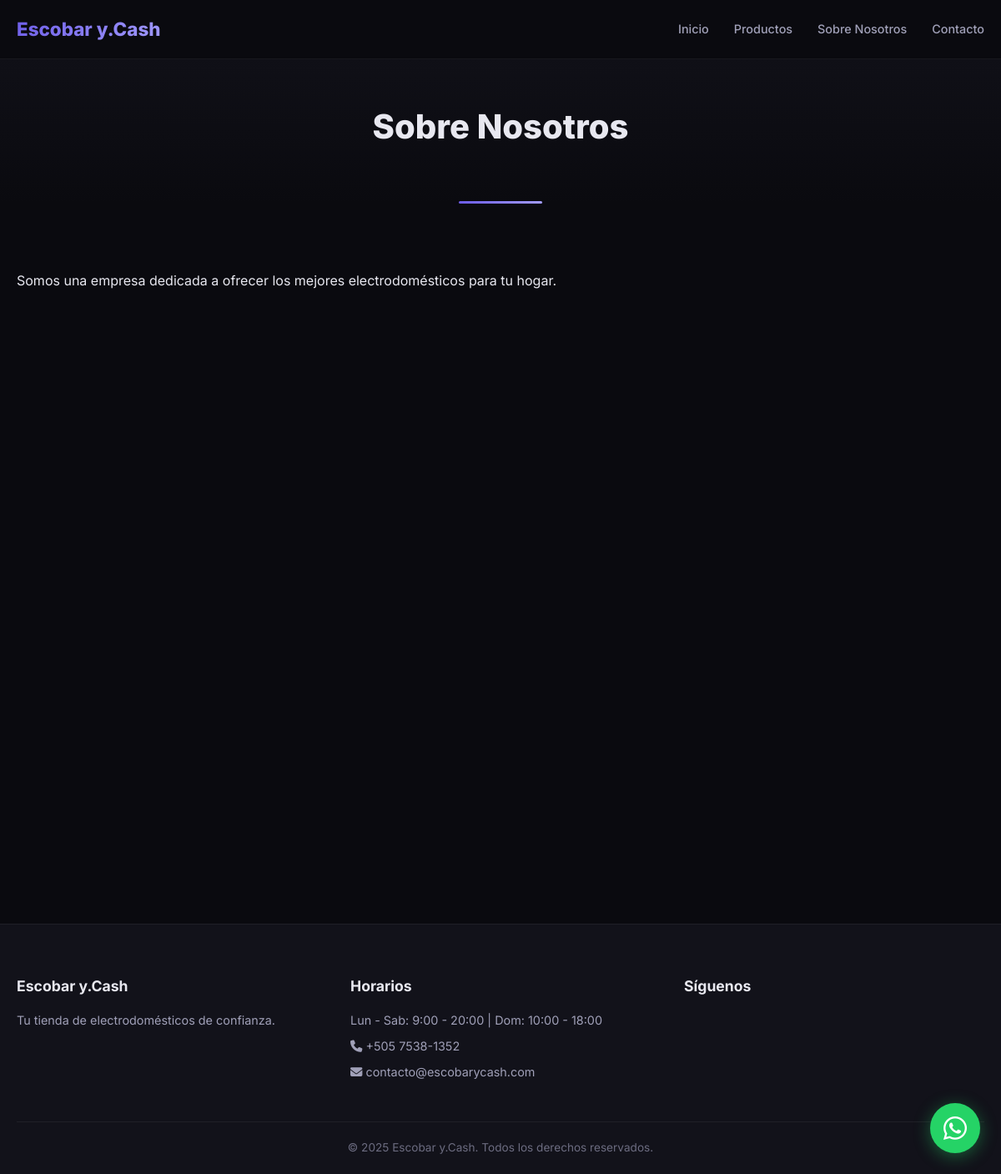
Screenshot of /sobre-nosotros/ with the database file from the repository.
### apps/config_app/models.py (models this page shows, shortened)
class SiteConfig(models.Model):
    nombre_tienda = models.CharField(max_length=200, default='Escobar y.Cash', verbose_name='Nombre de la tienda')
    slogan = models.CharField(max_length=300, blank=True, default='Calidad y tecnología para tu hogar', verbose_name='Eslogan')
    logo = models.ImageField(upload_to='config/', blank=True, null=True, verbose_name='Logo')
    whatsapp = models.CharField(max_length=50, default='50575381352', verbose_name='Número WhatsApp')
    whatsapp_message = models.TextField(
        default='Hola, me interesa este producto: {producto}. ¿Me podrían indicar el precio y disponibilidad?',
        verbose_name='Mensaje WhatsApp'
    )
    hero_titulo = models.CharField(max_length=200, blank=True, default='Los mejores electrodomésticos', verbose_name='Hero Título')
    hero_subtitulo = models.TextField(blank=True, default='Calidad y tecnología para tu hogar', verbose_name='Hero Subtítulo')
    direccion = models.CharField(max_length=300, blank=True, default='Av. Principal #123, Col. Centro', verbose_name='Dirección')
    telefono = models.CharField(max_length=50, blank=True, default='+505 7538-1352', verbose_name='Teléfono')
    email = models.EmailField(blank=True, default='contacto@escobarycash.com', verbose_name='Email')
    horarios = models.CharField(max_length=200, blank=True, default='Lun - Sab: 9:00 - 20:00 | Dom: 10:00 - 18:00', verbose_name='Horarios')
    facebook = models.URLField(blank=True, default='#', verbose_name='Facebook')
    instagram = models.URLField(blank=True, default='#', verbose_name='Instagram')
    twitter = models.URLField(blank=True, default='#', verbose_name='Twitter (X)')
    tiktok = models.URLField(blank=True, default='#', verbose_name='TikTok')
    about_titulo = models.CharField(max_length=200, blank=True, default='Sobre Nosotros', verbose_name='About Título')
    about_texto = models.TextField(blank=True, default='Somos una empresa dedicada a ofrecer los mejores electrodomésticos para tu hogar.', verbose_name='About Texto')
    about_mision = models.TextField(blank=True, default='Ofrecer productos de calidad que mejoren la vida de nuestros clientes.', verbose_name='About Misión')
    about_vision = models.TextField(blank=True, default='Ser la tienda de electrodomésticos líder en Nicaragua.', verbose_name='About Visión')
    stats_anos = models.IntegerField(default=5, verbose_name='Años de experiencia')
    stats_productos = models.IntegerField(default=500, verbose_name='Productos vendidos')
    stats_clientes = models.IntegerField(default=1000, verbose_name='Clientes satisfechos')
    stats_marcas = models.IntegerField(default=50, verbose_name='Marcas disponibles')
    footer_credit = models.CharField(max_length=200, blank=True, default='© 2025 Escobar y.Cash. Todos los derechos reservados.', verbose_name='Créditos footer')
    footer_descripcion = models.TextField(blank=True, default='Tu tienda de electrodomésticos de confianza.', verbose_name='Descripción footer')
    meta_description = models.CharField(max_length=300, blank=True, default='Escobar y.Cash - Los mejores electrodomésticos para tu hogar', verbose_name='Meta Description')
    meta_keywords = models.CharField(max_length=300, blank=True, default='electrodomésticos, hogar, Nicaragua', verbose_name='Meta Keywords')
    created_at = models.DateTimeField(auto_now_add=True, verbose_name='Creado en')
    updated_at = models.DateTimeField(auto_now=True, verbose_name='Actualizado en')
    class Meta:
        verbose_name = 'Configuración'
        verbose_name_plural = 'Configuración'
    @classmethod
    def get_config(cls):
        config, created = cls.objects.get_or_create(pk=1)
        return config

### apps/core/views.py (the view)
# urls.py: path('sobre-nosotros/', views.sobre_nosotros, name='sobre_nosotros'),
def sobre_nosotros(request):
    return render(request, 'sobre-nosotros.html')

### apps/core/context_processors.py (called while the page is built)
def site_config(request):
    return {
        'site_config': SiteConfig.get_config(),
    }

### templates/sobre-nosotros.html (shortened to what this page needs)
{% extends 'base.html' %}
{% load static %}
{% block content %}
<section class="page-header">
    <div class="container">
        <h1 class="page-title">{{ site_config.about_titulo }}</h1>
    </div>
</section>
<section class="section about-section">
    <div class="container">
        <div class="about-content">
            <div class="about-text">
                <p>{{ site_config.about_texto }}</p>
            </div>
        </div>
    </div>
</section>
<section class="section about-mision-vision">
    <div class="container">
        <div class="mision-vision-grid">
        </div>
    </div>
</section>
<section class="section stats-section">
    <div class="container">
        <div class="stats-grid">
        </div>
    </div>
</section>
{% endblock %}

### templates/includes/header.html (shortened to what this page needs)
<header class="header">
    <nav class="nav">
        <div class="nav-container">
            <a href="{% url 'home' %}" class="nav-logo">
                {% if site_config.logo %}
                    <img src="{{ site_config.logo.url }}" alt="{{ site_config.nombre_tienda }}" class="nav-logo-img">
                {% else %}
                    {{ site_config.nombre_tienda }}
                {% endif %}
            </a>
            <ul class="nav-menu" id="navMenu">
                <li><a href="{% url 'home' %}" class="nav-link">Inicio</a></li>
                <li><a href="{% url 'productos' %}" class="nav-link">Productos</a></li>
                <li><a href="{% url 'sobre_nosotros' %}" class="nav-link">Sobre Nosotros</a></li>
                <li><a href="{% url 'contacto' %}" class="nav-link">Contacto</a></li>
            </ul>
        </div>
    </nav>
</header>

### templates/includes/footer.html (shortened to what this page needs)
<footer class="footer">
    <div class="footer-container">
        <div class="footer-grid">
            <div class="footer-col">
                <h3>{{ site_config.nombre_tienda }}</h3>
                <p>{{ site_config.footer_descripcion }}</p>
            </div>
            <div class="footer-col">
                <h3>Horarios</h3>
                <p>{{ site_config.horarios }}</p>
                <p><i class="fas fa-phone"></i> {{ site_config.telefono }}</p>
                <p><i class="fas fa-envelope"></i> {{ site_config.email }}</p>
            </div>
            <div class="footer-col">
                <h3>Síguenos</h3>
            </div>
        </div>
        <div class="footer-bottom">
            <p>{{ site_config.footer_credit }}</p>
        </div>
    </div>
</footer>

### static/css/style.css (style rules this page uses)
:root { --bg-primary: #0a0a0f; --bg-secondary: #12121a; --bg-card: #1a1a2e; --bg-glass: rgba(26, 26, 46, 0.8); --text-primary: #e8e8f0; --text-secondary: #a0a0b8; --text-muted: #6c6c80; --accent-primary: #6c5ce7; --accent-secondary: #a29bfe; --accent-glow: rgba(108, 92, 231, 0.3); --whatsapp: #25d366; --whatsapp-dark: #128c7e; --success: #00b894; --warning: #fdcb6e; --danger: #e17055; --info: #74b9ff; --border-color: rgba(255, 255, 255, 0.06); --border-glass: rgba(255, 255, 255, 0.1); --radius: 12px; --radius-lg: 20px; --shadow: 0 4px 20px rgba(0, 0, 0, 0.3); --shadow-lg: 0 8px 40px rgba(0, 0, 0, 0.4); --transition: all 0.3s cubic-bezier(0.4, 0, 0.2, 1); }
*, *::before, *::after { margin: 0; padding: 0; box-sizing: border-box; }
html { scroll-behavior: smooth; }
body { font-family: 'Inter', -apple-system, BlinkMacSystemFont, sans-serif; background: var(--bg-primary); color: var(--text-primary); line-height: 1.6; overflow-x: hidden; min-height: 100vh; }
a { color: inherit; text-decoration: none; }
ul { list-style: none; }
.container { max-width: 1200px; margin: 0 auto; padding: 0 20px; }
.section { padding: 80px 0; }
.page-header { padding: 120px 0 50px; text-align: center; background: linear-gradient(180deg, var(--bg-secondary), var(--bg-primary)); position: relative; }
.page-header::after { content: ''; position: absolute; bottom: 0; left: 50%; transform: translateX(-50%); width: 100px; height: 3px; background: linear-gradient(90deg, var(--accent-primary), var(--accent-secondary)); border-radius: 2px; }
.page-title { font-size: 2.5rem; font-weight: 800; margin-bottom: 10px; }
.nav { position: fixed; top: 0; left: 0; right: 0; z-index: 1000; background: rgba(10, 10, 15, 0.9); backdrop-filter: blur(20px); -webkit-backdrop-filter: blur(20px); border-bottom: 1px solid var(--border-color); }
.nav-container { max-width: 1200px; margin: 0 auto; padding: 0 20px; display: flex; align-items: center; justify-content: space-between; height: 70px; }
.nav-logo { font-size: 1.4rem; font-weight: 800; background: linear-gradient(135deg, var(--accent-primary), var(--accent-secondary)); -webkit-background-clip: text; -webkit-text-fill-color: transparent; }
.nav-menu { display: flex; align-items: center; gap: 30px; }
.nav-link { font-size: 0.9rem; font-weight: 500; color: var(--text-secondary); transition: var(--transition); position: relative; }
.nav-link::after { content: ''; position: absolute; bottom: -4px; left: 0; width: 0; height: 2px; background: var(--accent-primary); transition: var(--transition); }
.mision-vision-grid { display: grid; grid-template-columns: repeat(auto-fit, minmax(300px, 1fr)); gap: 30px; }
.stats-grid { display: grid; grid-template-columns: repeat(auto-fit, minmax(200px, 1fr)); gap: 20px; }
.footer { background: var(--bg-secondary); border-top: 1px solid var(--border-color); padding: 60px 0 20px; }
.footer-container { max-width: 1200px; margin: 0 auto; padding: 0 20px; }
.footer-grid { display: grid; grid-template-columns: repeat(auto-fit, minmax(250px, 1fr)); gap: 40px; margin-bottom: 40px; }
.footer-col h3 { font-size: 1.1rem; margin-bottom: 15px; color: var(--text-primary); }
.footer-col p { color: var(--text-secondary); font-size: 0.9rem; margin-bottom: 8px; }
.footer-bottom { text-align: center; padding-top: 20px; border-top: 1px solid var(--border-color); }
.footer-bottom p { color: var(--text-muted); font-size: 0.85rem; }

### rows the page displays
SiteConfig: nombre_tienda "Escobar y.Cash", about_titulo "Sobre Nosotros", about_texto "Somos una empresa dedicada a ofrecer los mejores electrodomésticos para tu hogar.", footer_descripcion "Tu tienda de electrodomésticos de confianza.", horarios "Lun - Sab: 9:00 - 20:00 | Dom: 10:00 - 18:00", telefono "+505 7538-1352", email "contacto@escobarycash.com", footer_credit "© 2025 Escobar y.Cash. Todos los derechos reservados."
